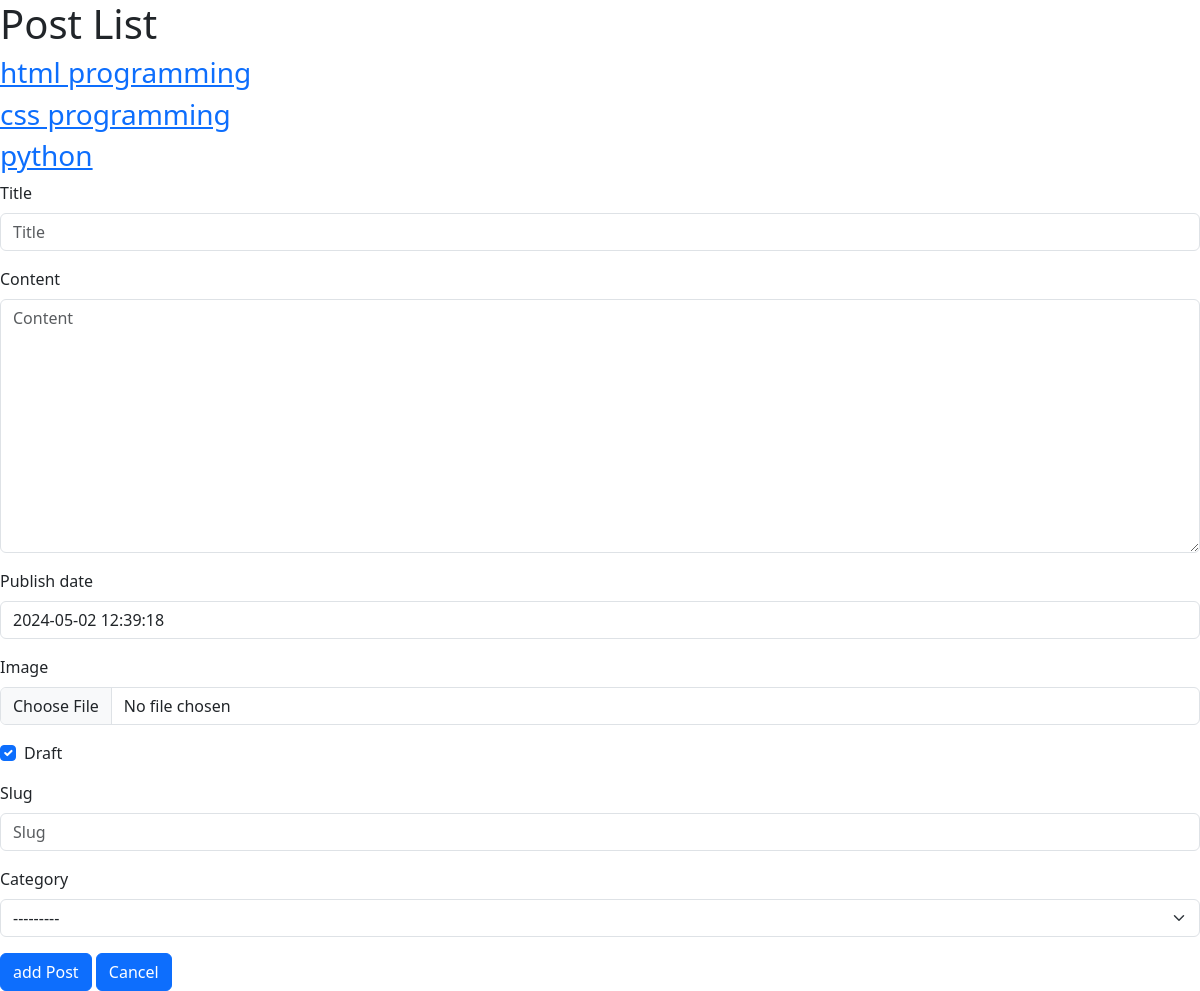
Screenshot of /blog/ with the database file from the repository.
### blog/models.py (models this page shows, shortened)
class Post(models.Model):
    user=models.ForeignKey(User,related_name='post_user',on_delete=models.SET_NULL,null=True,blank=True)
    title=models.CharField(max_length=120,verbose_name=_('title'))
    content=models.TextField(max_length=2000)
    publish_date=models.DateTimeField(default=timezone.now)
    image=models.ImageField(upload_to='photo_post')
    tags = TaggableManager()
    draft=models.BooleanField(default=True)
    slug=models.SlugField(null=True,blank=True)
    category=models.ForeignKey('Category',related_name='post_category',on_delete=models.SET_NULL,null=True,blank=True)
    def __str__(self):
        return self.title

### blog/views.py (the view)
# urls.py: path('',post_list),
def post_list(request):
    posts=Post.objects.all()
    if request.method == 'POST':
        form=PostForm(request.POST,request.FILES)
        if form.is_valid():
            myform=form.save(commit=False)
            myform.user=request.user
            form.save()
            return redirect('/blog/')
    else:
        form=PostForm()
    context={
        'posts':posts,
        'form':form,
    }
    return render(request,'blog/post_list.html',context)

### blog/forms.py
class PostForm(forms.ModelForm):
    class Meta:
        model=Post
        exclude=('user',)

### blog/models.py (called while the page is built)
    def __str__(self):
        return self.name

### blog/templates/blog/post_list.html (shortened to what this page needs)
{% load django_bootstrap5 %}
<!doctype html>
<html lang="en">
  <head>
    <link href="https://cdn.jsdelivr.net/npm/bootstrap@5.3.3/dist/css/bootstrap.min.css" rel="stylesheet">
  </head>
  <body>
    <h1>Post  List </h1>
    {% for post in posts %}
    <h3>
        <a href="/blog/{{post.slug}}">{{post}}</a>
    </h3>
    {% endfor %}
    <form action="" method="post" enctype="multipart/form-data">
      {% bootstrap_form form %}
      {% bootstrap_button button_type="submit" content=" add Post" %}
      {% bootstrap_button button_type="reset" content="Cancel" %}
    </form>
  </body>
</html>

### rows the page displays
Post: title "html programming"
Post: title "css programming"
Post: title "python"
